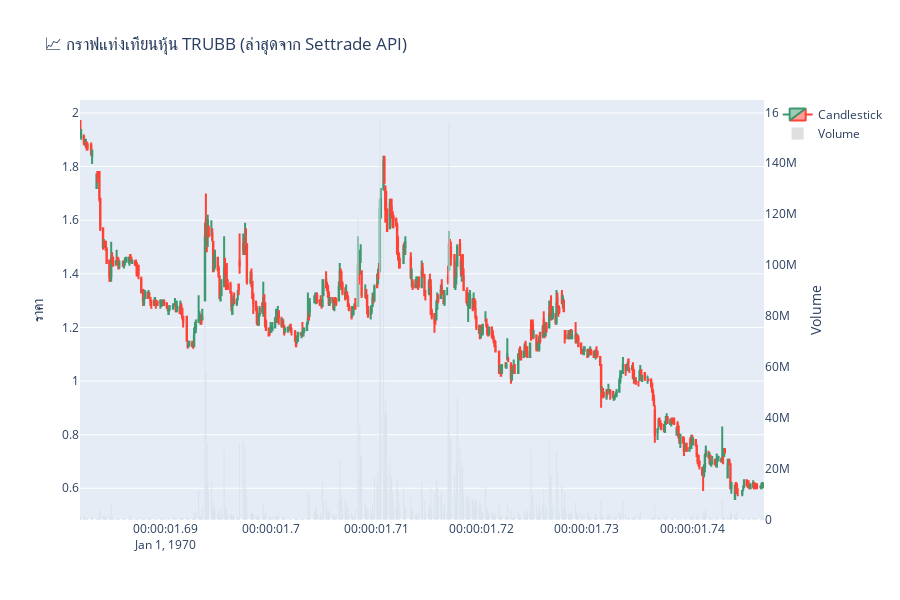

Write notebook code for a chart like this one.
### Code cell
# สร้าง DataFrame
df = pd.DataFrame(raw_data)
df["time"] = pd.to_datetime(df["time"])
df.set_index("time", inplace=True)

# --- วาดกราฟ ---
fig = go.Figure()
fig.add_trace(go.Candlestick(
    x=df.index,
    open=df["open"],
    high=df["high"],
    low=df["low"],
    close=df["close"],
    name="Candlestick"
))
fig.add_trace(go.Bar(
    x=df.index,
    y=df["volume"],
    name="Volume",
    yaxis='y2',
    marker_color='rgba(150,150,150,0.3)'
))
fig.update_layout(
    title="📈 กราฟแท่งเทียนหุ้น TRUBB (ล่าสุดจาก Settrade API)",
    xaxis_rangeslider_visible=False,
    yaxis=dict(title="ราคา"),
    yaxis2=dict(title="Volume", overlaying="y", side="right", showgrid=False),
    height=600,
)
fig.show()

### Figure 1 — Plotly figure (JSON) as saved in the notebook; plotly's stock layout.template omitted (floating-point values rounded to 4 significant figures; data arrays with more than 128 entries replaced by an {"elided": "..."} marker saying what was removed)
{"data": [{"close": {"elided": "500 float values"}, "high": {"elided": "500 float values"}, "low": {"elided": "500 float values"}, "name": "Candlestick", "open": {"elided": "500 float values"}, "type": "candlestick", "x": {"elided": "500 str values"}}, {"marker": {"color": "rgba(150,150,150,0.3)"}, "name": "Volume", "type": "bar", "x": {"elided": "500 str values"}, "y": {"elided": "500 int values"}, "yaxis": "y2"}], "layout": {"height": 600, "title": {"text": "📈 กราฟแท่งเทียนหุ้น TRUBB (ล่าสุดจาก Settrade API)"}, "xaxis": {"rangeslider": {"visible": false}}, "yaxis": {"title": {"text": "ราคา"}}, "yaxis2": {"overlaying": "y", "showgrid": false, "side": "right", "title": {"text": "Volume"}}}}
